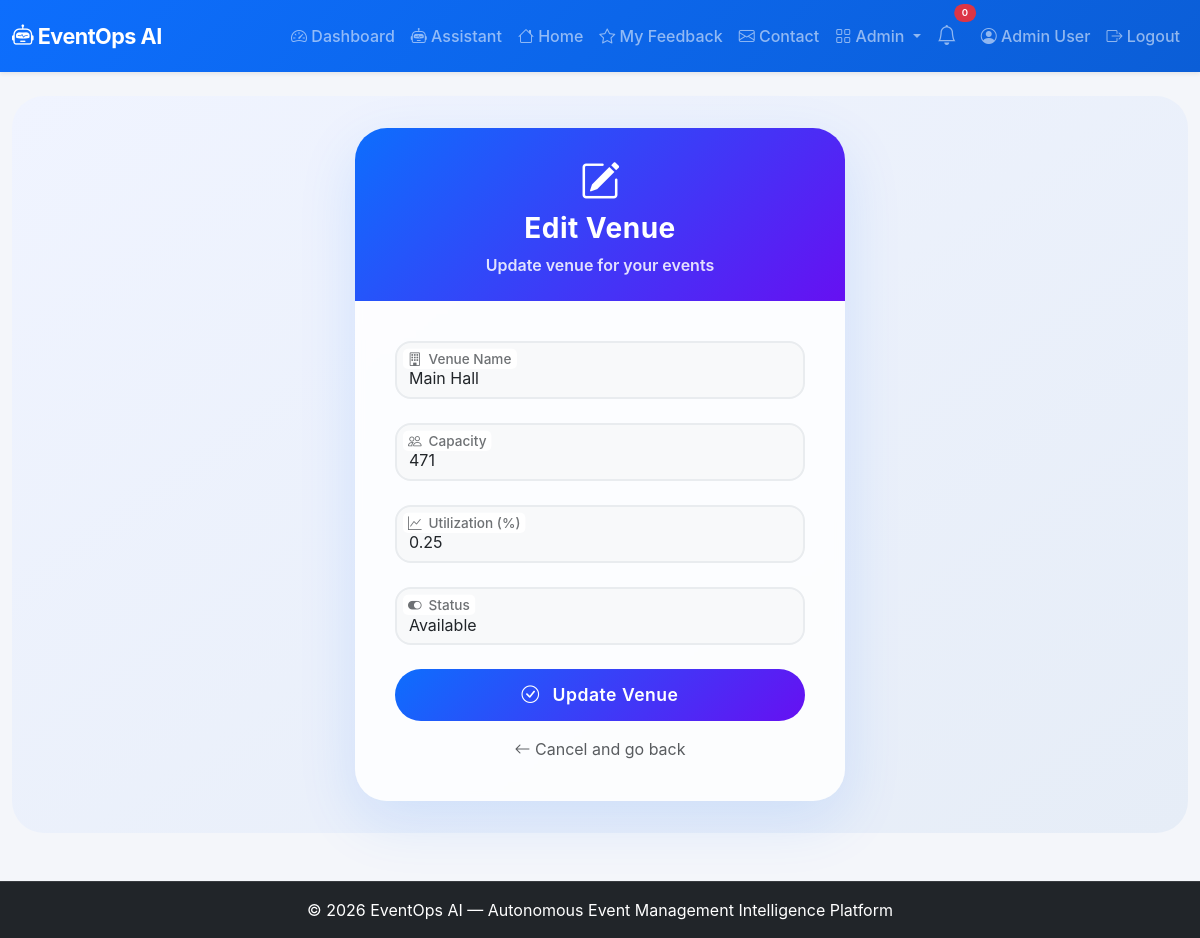
The app's page /admin/venues/edit/1 (signed in) with its own data.
### app.py (models this page shows, shortened)
class User(UserMixin, db.Model):
    id = db.Column(db.Integer, primary_key=True)
    name = db.Column(db.String(100), nullable=False)
    email = db.Column(db.String(100), unique=True, nullable=False)
    password_hash = db.Column(db.String(200), nullable=False)
    role = db.Column(db.String(20), default='user')
    created_at = db.Column(db.DateTime, default=lambda: datetime.now(timezone.utc))

class Venue(db.Model):
    id = db.Column(db.Integer, primary_key=True)
    name = db.Column(db.String(100), nullable=False)
    capacity = db.Column(db.Integer)
    utilization = db.Column(db.Float, default=0.0)
    status = db.Column(db.String(20), default='available')
    created_at = db.Column(db.DateTime, default=lambda: datetime.now(timezone.utc))

### app.py (the view, shortened to what this page needs)
@app.route('/admin/venues/edit/<int:venue_id>', methods=['GET', 'POST'])
@login_required
def admin_venue_edit(venue_id):
    if current_user.role != 'admin':
        abort(403)
    venue = Venue.query.get_or_404(venue_id)
    return render_template('admin_venue_form.html', venue=venue)

### app.py (called while the page is built)
@login_manager.user_loader
def load_user(user_id):
    return User.query.get(int(user_id))

### templates/admin_venue_form.html (shortened to what this page needs)
{% extends "base.html" %}
{% block content %}
<div class="form-wrapper">
    <div class="col-md-8 col-lg-6 col-xl-5">
        <div class="card form-card">
            <div class="card-header">
                <i class="bi bi-{{ 'pencil-square' if venue else 'building-add' }}"></i>
                <h3>{{ 'Edit' if venue else 'Add' }} Venue</h3>
                <p class="mb-0" style="opacity:0.85;">{{ 'Update' if venue else 'Create a new' }} venue for your events
                </p>
            </div>
            <div class="card-body">
                <form method="POST">
                    <div class="form-floating">
                        <input type="text" class="form-control" id="name" name="name"
                            value="{{ venue.name if venue else '' }}" placeholder="Venue name" required>
                        <label for="name">Venue Name</label>
                    </div>
                    <div class="form-floating">
                        <input type="number" class="form-control" id="capacity" name="capacity"
                            value="{{ venue.capacity if venue else '' }}" placeholder="Capacity" min="1">
                        <label for="capacity">Capacity</label>
                    </div>
                    {% if venue %}
                    <div class="form-floating">
                        <input type="number" step="0.1" class="form-control" id="utilization" name="utilization"
                            value="{{ venue.utilization if venue else 0 }}" placeholder="Utilization" min="0" max="100">
                        <label for="utilization">Utilization (%)</label>
                    </div>
                    {% endif %}
                    <div class="form-floating">
                        <select class="form-select" id="status" name="status">
                            <option value="available" {% if venue and venue.status=='available' %}selected{% endif %}>
                                Available</option>
                        </select>
                        <label for="status">Status</label>
                    </div>
                    <button type="submit" class="btn btn-save">
                        <i class="bi bi-check-circle me-2"></i> {{ 'Update' if venue else 'Create' }} Venue
                    </button>
                    <div class="text-center mt-3">
                        <a href="{{ url_for('admin_venues') }}" class="text-decoration-none text-muted">
                            <i class="bi bi-arrow-left"></i> Cancel and go back
                        </a>
                    </div>
                </form>
            </div>
        </div>
    </div>
</div>
{% endblock %}

### templates/base.html (shortened to what this page needs)
<!DOCTYPE html>
<html lang="en">
<head>
    <link href="https://cdn.jsdelivr.net/npm/bootstrap@5.3.0/dist/css/bootstrap.min.css" rel="stylesheet">
    <link rel="stylesheet" href="https://cdn.jsdelivr.net/npm/bootstrap-icons@1.11.0/font/bootstrap-icons.css">
    <link rel="stylesheet" href="{{ url_for('static', filename='css/style.css') }}">
</head>
<body>
    <nav class="navbar navbar-expand-lg navbar-dark bg-primary shadow-sm">
        <div class="container-fluid">
            <a class="navbar-brand fw-bold" href="{{ url_for('index') }}">
                <i class="bi bi-robot"></i> EventOps AI
            </a>
            <div class="collapse navbar-collapse" id="navbarNav">
                <ul class="navbar-nav ms-auto align-items-lg-center">
                    {% if current_user.is_authenticated %}
                    <li class="nav-item">
                        <a class="nav-link" href="{{ url_for('dashboard') }}">
                            <i class="bi bi-speedometer2"></i> Dashboard
                        </a>
                    </li>
                    <li class="nav-item">
                        <a class="nav-link" href="{{ url_for('assistant_page') }}">
                            <i class="bi bi-robot"></i> Assistant
                        </a>
                    </li>
                    <li class="nav-item">
                        <a class="nav-link" href="{{ url_for('index') }}">
                            <i class="bi bi-house"></i> Home
                        </a>
                    </li>
                    <li class="nav-item">
                        <a class="nav-link" href="{{ url_for('feedback_list') }}">
                            <i class="bi bi-star"></i> My Feedback
                        </a>
                    </li>
                    <li class="nav-item">
                        <a class="nav-link" href="{{ url_for('contact') }}">
                            <i class="bi bi-envelope"></i> Contact
                        </a>
                    </li>
                    {% if current_user.role == 'admin' %}
                    <li class="nav-item dropdown">
                        <a class="nav-link dropdown-toggle" href="#" role="button" data-bs-toggle="dropdown">
                            <i class="bi bi-grid"></i> Admin
                        </a>
                    </li>
                    {% endif %}
                    <li class="nav-item position-relative me-2">
                        <a class="nav-link" href="#" title="Notifications" data-bs-toggle="dropdown">
                            <i class="bi bi-bell fs-5"></i>
                            <span
                                class="position-absolute top-0 start-100 translate-middle badge rounded-pill bg-danger"
                                style="font-size:0.6rem;">
                                0
                            </span>
                        </a>
                    </li>
                    <li class="nav-item">
                        <a class="nav-link" href="{{ url_for('profile') }}">
                            <i class="bi bi-person-circle"></i> {{ current_user.name }}
                        </a>
                    </li>
                    <li class="nav-item">
                        <a class="nav-link" href="{{ url_for('logout') }}">
                            <i class="bi bi-box-arrow-right"></i> Logout
                        </a>
                    </li>
                    {% endif %}
                </ul>
            </div>
        </div>
    </nav>
    <main class="container-fluid py-4">
        {% block content %}{% endblock %}
    </main>
    <footer class="footer bg-dark text-white py-3 mt-4">
        <div class="container text-center">
            <span>© 2026 EventOps AI — Autonomous Event Management Intelligence Platform</span>
        </div>
    </footer>
</body>
</html>

### static/css/style.css (style rules this page uses)
:root { --primary-color: #0d6efd; --primary-hover: #0b5ed7; --secondary-color: #6c757d; --success-color: #198754; --warning-color: #ffc107; --danger-color: #dc3545; --dark-color: #212529; --bg-light: #f8f9fa; --card-shadow: 0 8px 24px rgba(13, 110, 253, 0.08); --hover-shadow: 0 14px 30px rgba(13, 110, 253, 0.15); }
body { background-color: #f4f6fa; color: #2c3e50; font-family: -apple-system, BlinkMacSystemFont, "Segoe UI", Roboto, "Helvetica Neue", Arial, sans-serif; min-height: 100vh; display: flex; flex-direction: column; }
main { flex: 1 0 auto; }
.card { border: none; border-radius: 1.25rem; box-shadow: 0 6px 18px rgba(0,0,0,0.05); transition: transform 0.25s ease, box-shadow 0.25s ease; overflow: hidden; }
.card-header { background: transparent; border-bottom: 1px solid rgba(0, 0, 0, 0.06); font-weight: 600; padding: 1.1rem 1.4rem; }
.navbar { background: linear-gradient(135deg, #0d6efd, #0b5ed7) !important; padding-top: 0.8rem; padding-bottom: 0.8rem; }
.navbar-brand { font-size: 1.35rem; letter-spacing: -0.5px; }
.nav-link { font-weight: 500; transition: color 0.2s ease, opacity 0.2s ease; }
.btn { border-radius: 0.75rem; font-weight: 500; padding: 0.5rem 1.2rem; transition: all 0.2s ease; }
.badge { padding: 0.45em 0.8em; font-weight: 600; border-radius: 0.5rem; }
footer { border-top: 1px solid rgba(255, 255, 255, 0.1); }

### templates/admin_venue_form.html (style rules this page uses)
.form-wrapper { background: linear-gradient(145deg, #f0f4ff 0%, #e6edf7 100%); min-height: 80vh; display: flex; align-items: center; justify-content: center; padding: 2rem 0; border-radius: 2rem; }
.form-card { border: none; border-radius: 2rem; background: rgba(255, 255, 255, 0.85); backdrop-filter: blur(4px); box-shadow: 0 20px 60px rgba(13, 110, 253, 0.12); overflow: hidden; transition: transform 0.3s; }
.form-card .card-header { background: linear-gradient(135deg, #0d6efd, #6610f2); color: white; padding: 1.5rem 2rem; border: none; text-align: center; }
.form-card .card-header h3 { font-weight: 700; letter-spacing: 0.5px; }
.form-card .card-header i { font-size: 2.5rem; margin-bottom: 0.3rem; }
.form-card .card-body { padding: 2.5rem 2.5rem; }
.form-floating { margin-bottom: 1.5rem; }
.form-floating>.form-control, .form-floating>.form-select { border-radius: 1rem; border: 2px solid #e9ecef; transition: all 0.2s ease; background: #f8f9fa; }
.form-floating>label { color: #6c757d; font-weight: 500; }
.btn-save { padding: 0.8rem 2rem; border-radius: 50px; font-weight: 600; letter-spacing: 0.5px; background: linear-gradient(135deg, #0d6efd, #6610f2); border: none; color: white; transition: all 0.3s ease; width: 100%; font-size: 1.1rem; }

### records on screen
User: name "Admin User"
Venue: name "Main Hall", capacity "471", utilization "0.25", status "Available"

### other values on screen
{{ 'Edit' if venue else 'Add' }} "Edit"
{{ 'Update' if venue else 'Create a new' }} "Update"
{{ 'Update' if venue else 'Create' }} "Update"
